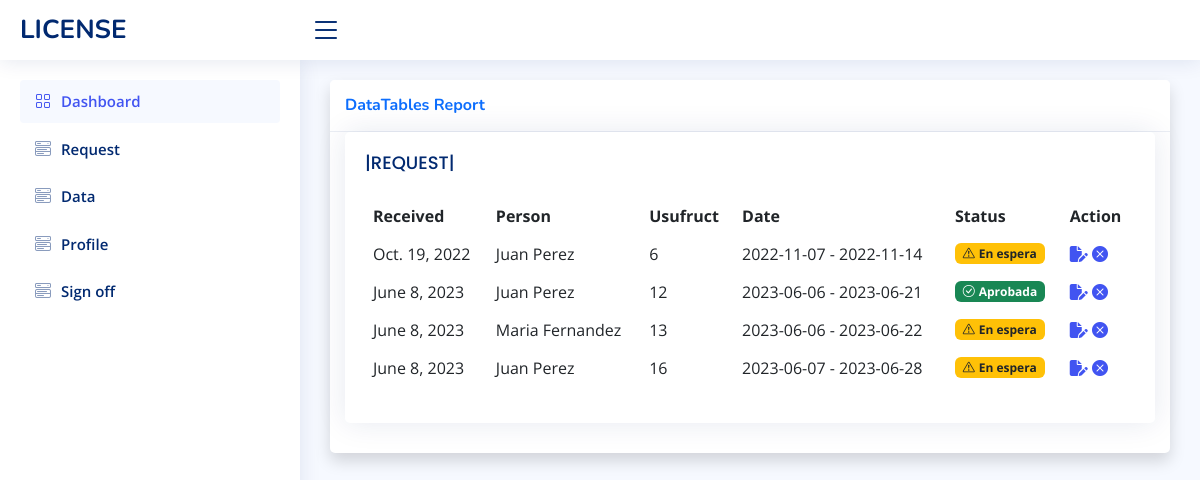
The page /request/ (signed in) on the database as committed earlier.
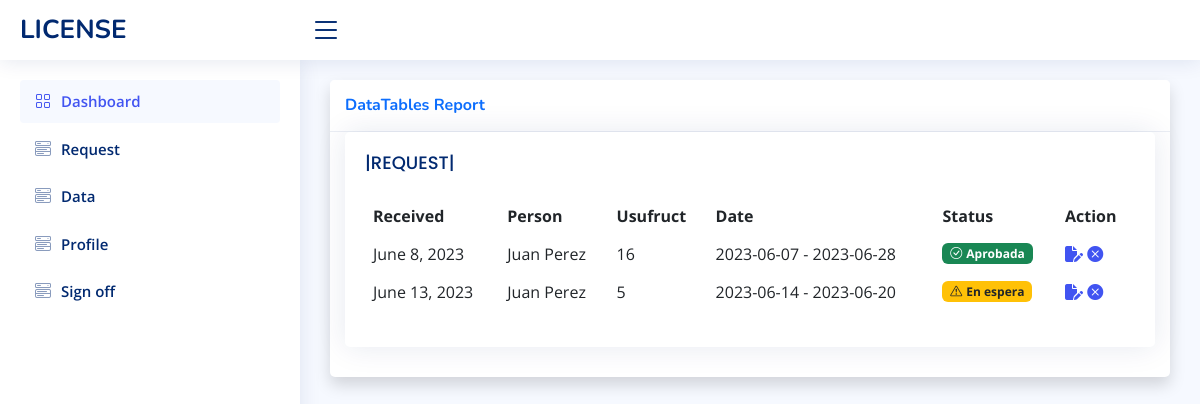
The same page on the database as committed later.
### RequestsLicense/models.py (models this page shows)
class RequestsLicense(models.Model):
    employee = models.ForeignKey(Employee, on_delete=models.CASCADE)
    last_name = models.CharField(max_length=25)
    fist_name = models.CharField(max_length=25)
    usufruct = models.IntegerField() #lo que se pide
    date_form = models.CharField(max_length=25)
    date_to = models.CharField(max_length=25)
    description = models.CharField(max_length=100)
    status = models.BooleanField(default=False)
    created = models.DateField(auto_now_add=True)
    fecha_actualizacion = models.DateTimeField(auto_now=True)

### RequestsLicense/views.py (the view)
# urls.py: path('request/',  license.view_request, name='request')
@login_required
def view_request(request):
    all_request = RequestsLicense.objects.all()
    context = {'all_request': all_request}
    return render(
        request,
       'perfil/admin/view_request.html',
        context
    )

### templates/perfil/admin/view_request.html (shortened to what this page needs)
{% extends 'base.html' %}
{% block container %}
<div class="card shadow mb-4">
    <div class="card-header py-3">
        <h6 class="m-0 font-weight-bold text-primary">DataTables Report</h6>
    </div>
    <div class="col-12">
        <div class="card recent-sales overflow-auto">
          <div class="card-body">
            <h5 class="card-title">|REQUEST|</h5>
            <table class="table table-borderless datatable">
                <thead>
                    <tr>
                            <th>Received</th>
                            <th>Person</th>
                            <th>Usufruct</th>
                            <th>Date</th>
                            <th>Status</th>
                            <th>Action</th>
                    </tr>
                </thead>
                <tbody>
                    {% for r in all_request %}
                        <tr>
                            <td>{{r.created}}</td>
                            <td>{{r.fist_name}} {{r.last_name}}</td>
                            <td>{{r.usufruct}}</td>
                            <td>{{r.date_form}} - {{r.date_to}}</td>
                                        {% if r.status == 0 %}
                                <td><span class="badge bg-warning text-dark"><i class="bi bi-exclamation-triangle me-1"></i>En espera</span></td>
                                        {% else %}
                                <td><span class="badge bg-success"><i class="bi bi-check-circle me-1"></i>Aprobada</span></td>
                                        {% endif %}
                            <td>
                                <a href="{% url 'update-request' r.id %}">
                                    <i class="fa-solid fa-file-pen"></i>
                                </a>
                                <a href="{% url 'delete-request' r.id %}">
                                    <i class="bi bi-x-circle-fill"></i>
                                </a>
                            </td>
                        </tr>
                    {% endfor %}
                </tbody>
                    </table>
            </div>
        </div>
</div>
{% endblock container %}

### templates/base.html (shortened to what this page needs)
{% load static %}
<html>
<head>
	<link rel="stylesheet" href="https://stackpath.bootstrapcdn.com/font-awesome/4.7.0/css/font-awesome.min.css">
	<link rel="stylesheet" href="{% static 'css/style.css' %}">
    <link href="{% static 'NiceAdmin/assets/vendor/bootstrap/css/bootstrap.min.css' %}" rel="stylesheet">
    <link href="{% static 'NiceAdmin/assets/vendor/bootstrap-icons/bootstrap-icons.css' %}" rel="stylesheet">
    <link href="{% static 'NiceAdmin/assets/vendor/boxicons/css/boxicons.min.css' %}" rel="stylesheet">
    <link href="{% static 'NiceAdmin/assets/vendor/quill/quill.snow.css' %}" rel="stylesheet">
    <link href="{% static 'NiceAdmin/assets/vendor/quill/quill.bubble.css' %}" rel="stylesheet">
    <link href="{% static 'NiceAdmin/assets/vendor/remixicon/remixicon.css' %}" rel="stylesheet">
    <link href="{% static 'NiceAdmin/assets/vendor/simple-datatables/style.css' %}" rel="stylesheet">
    <link href="{% static 'NiceAdmin/assets/css/style.css' %}" rel="stylesheet">
    <link href="https://cdnjs.cloudflare.com/ajax/libs/font-awesome/6.2.0/css/all.min.css" rel="stylesheet">
</head>
<body>
    {% include "nav.html" %}<div id="content-wrapper" class="d-flex flex-column">
        <main id="main" class="main">
            {% block container %}
            {% endblock%}
        </main>
</body>
</html>

### templates/nav.html (shortened to what this page needs)
  <header id="header" class="header fixed-top d-flex align-items-center">
    <div class="d-flex align-items-center justify-content-between">
      <a href="index.html" class="logo d-flex align-items-center">
        <span class="d-none d-lg-block">LICENSE</span>
      </a>
      <i class="bi bi-list toggle-sidebar-btn"></i>
    </div>
  </header>
  <aside id="sidebar" class="sidebar">
    <ul class="sidebar-nav" id="sidebar-nav">
       {% if not request.user.is_superuser %}
            <li class="nav-item">
                <a class="nav-link " href="{% url 'dashboard' %}">
                <i class="bi bi-grid"></i>
                <span>Dashboard</span>
                </a>
            </li>
            <li class="nav-item">
                <a class="nav-link collapsed"  href=" {% url 'request_license' %}">
                <i class="bi bi-menu-button-wide"></i><span>Request</span>
                </a>
            </li>
            {% if request.user.is_staff %}
                <li class="nav-item">
                    <a class="nav-link collapsed" href=" {% url 'data' %}">
                    <i class="bi bi-menu-button-wide"></i><span>Data</span>
                    </a>
                </li>
            {% endif %}
        {% endif %}
        <li class="nav-item">
            <a class="nav-link collapsed" href="{% url 'update_profile' %}">
            <i class="bi bi-menu-button-wide"></i><span>Profile</span>
            </a>
        </li>
        <li class="nav-item">
            <a class="nav-link collapsed" href="{% url 'logout' %} ">
            <i class="bi bi-menu-button-wide"></i><span>Sign off</span>
            </a>
        </li>
    </ul>
  </aside>

### static/NiceAdmin/assets/css/style.css (style rules this page uses)
:root { scroll-behavior: smooth; }
body { font-family: "Open Sans", sans-serif; background: #f6f9ff; color: #444444; }
a { color: #4154f1; text-decoration: none; }
h1, h2, h3, h4, h5, h6 { font-family: "Nunito", sans-serif; }
#main { margin-top: 60px; padding: 20px 30px; transition: all 0.3s; }
.card { margin-bottom: 30px; border: none; border-radius: 5px; box-shadow: 0px 0 30px rgba(1, 41, 112, 0.1); }
.card-header, .card-footer { border-color: #ebeef4; background-color: #fff; color: #798eb3; padding: 15px; }
.card-title { padding: 20px 0 15px 0; font-size: 18px; font-weight: 500; color: #012970; font-family: "Poppins", sans-serif; }
.card-body { padding: 0 20px 20px 20px; }
.logo { line-height: 1; }
@media (min-width: 1200px) { .logo { width: 280px; } }
.logo span { font-size: 26px; font-weight: 700; color: #012970; font-family: "Nunito", sans-serif; }
.header { transition: all 0.5s; z-index: 997; height: 60px; box-shadow: 0px 2px 20px rgba(1, 41, 112, 0.1); background-color: #fff; padding-left: 20px; }
.header .toggle-sidebar-btn { font-size: 32px; padding-left: 10px; cursor: pointer; color: #012970; }
.sidebar { position: fixed; top: 60px; left: 0; bottom: 0; width: 300px; z-index: 996; transition: all 0.3s; padding: 20px; overflow-y: auto; scrollbar-width: thin; scrollbar-color: #aab7cf transparent; box-shadow: 0px 0px 20px rgba(1, 41, 112, 0.1); background-color: #fff; }
@media (min-width: 1200px) { #main, #footer { margin-left: 300px; } }
.sidebar-nav { padding: 0; margin: 0; list-style: none; }
.sidebar-nav li { padding: 0; margin: 0; list-style: none; }
.sidebar-nav .nav-item { margin-bottom: 5px; }
.sidebar-nav .nav-link { display: flex; align-items: center; font-size: 15px; font-weight: 600; color: #4154f1; transition: 0.3; background: #f6f9ff; padding: 10px 15px; border-radius: 4px; }
.sidebar-nav .nav-link i { font-size: 16px; margin-right: 10px; color: #4154f1; }
.sidebar-nav .nav-link.collapsed { color: #012970; background: #fff; }
.sidebar-nav .nav-link.collapsed i { color: #899bbd; }

Rows that differ between the two databases and show on the page:
removed RequestsLicense: created "Oct. 19, 2022", fist_name "Juan", last_name "Perez", usufruct "6", date_form "2022-11-07", date_to "2022-11-14", status False (drawn)
removed RequestsLicense: created "June 8, 2023", fist_name "Juan", last_name "Perez", usufruct "12", date_form "2023-06-06", date_to "2023-06-21", status True (drawn)
removed RequestsLicense: created "June 8, 2023", fist_name "Maria", last_name "Fernandez", usufruct "13", date_form "2023-06-06", date_to "2023-06-22", status False (drawn)
changed RequestsLicense "June 8, 2023": status "En espera" → "Aprobada"
added RequestsLicense: created "June 13, 2023", fist_name "Juan", last_name "Perez", usufruct "5", date_form "2023-06-14", date_to "2023-06-20", status False (drawn)
